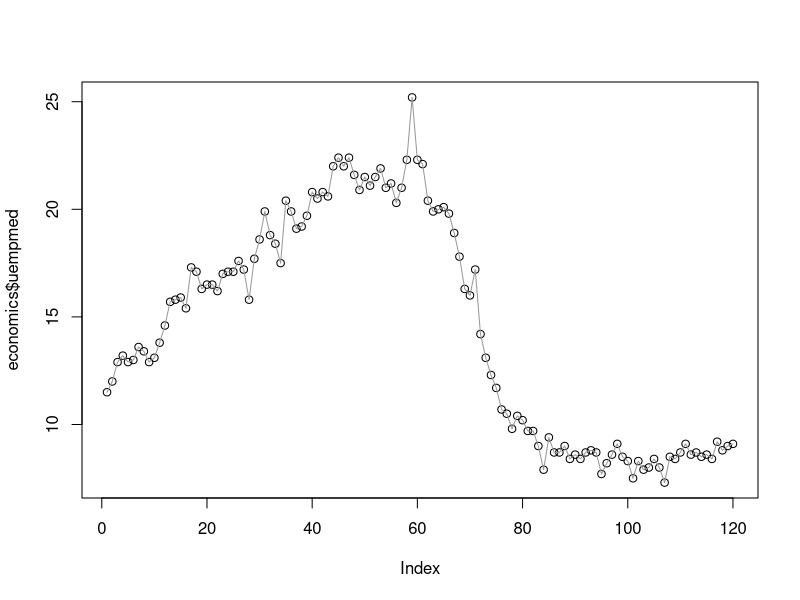
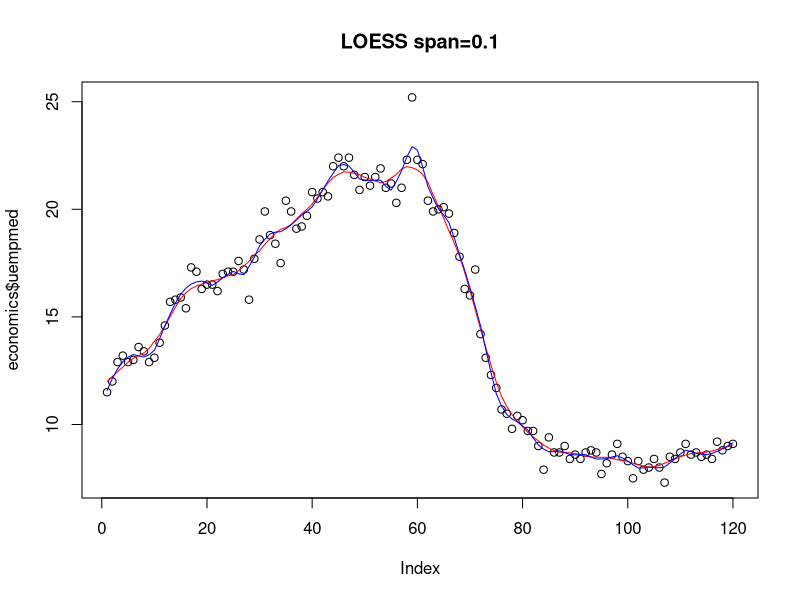
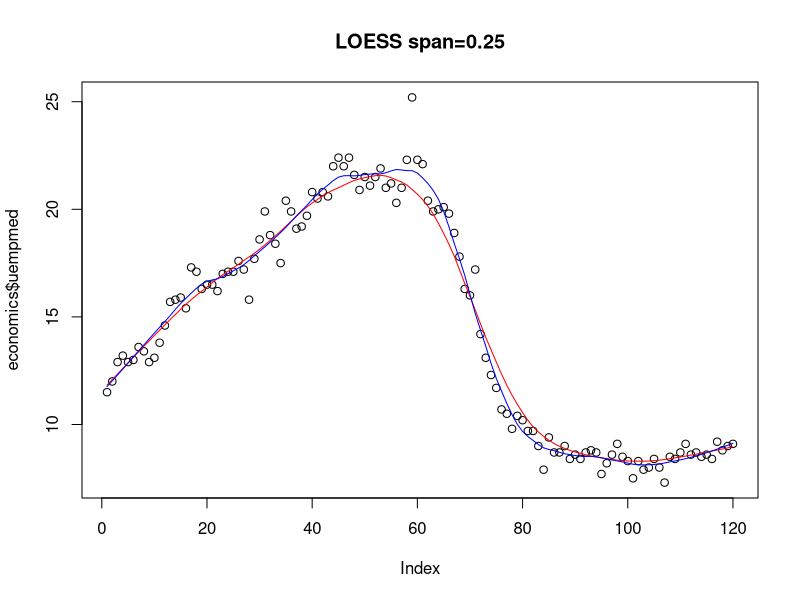
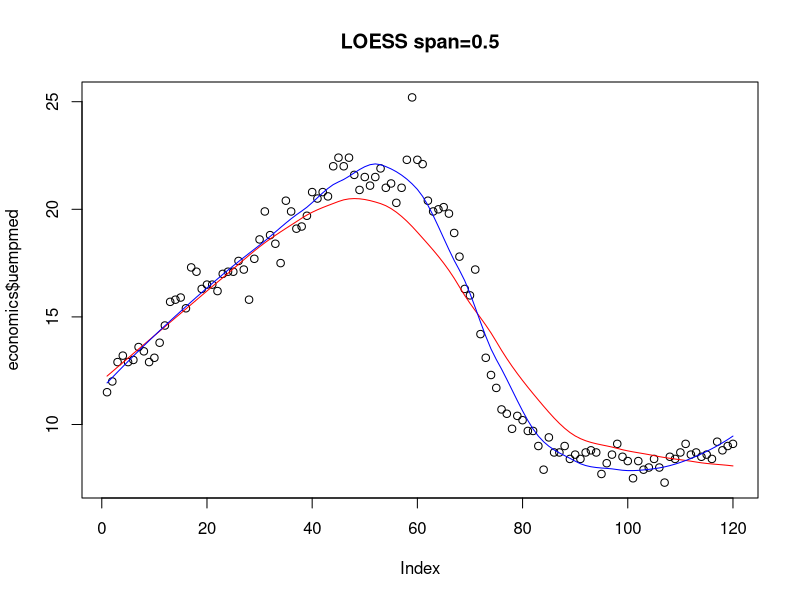
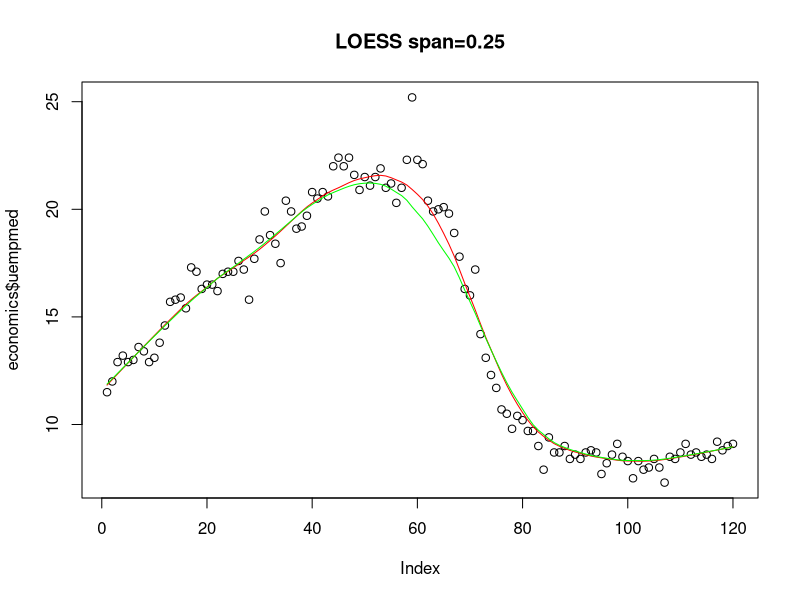
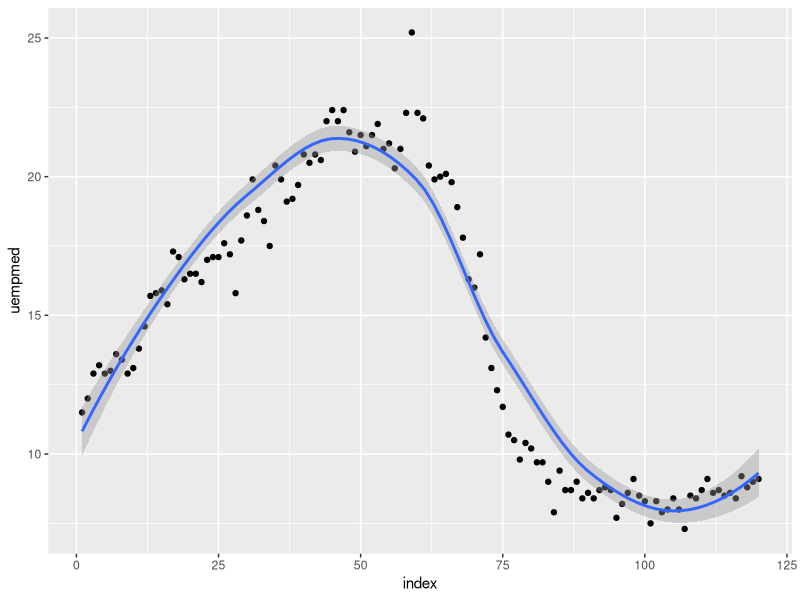
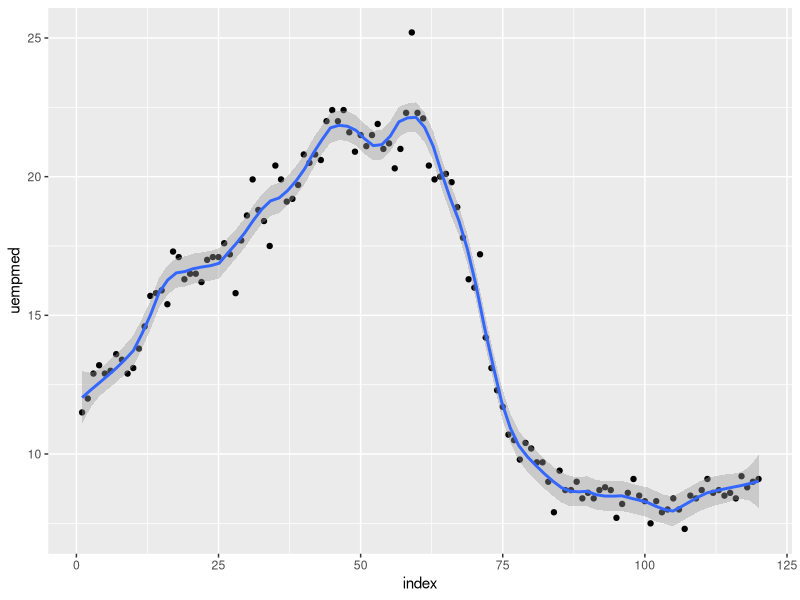
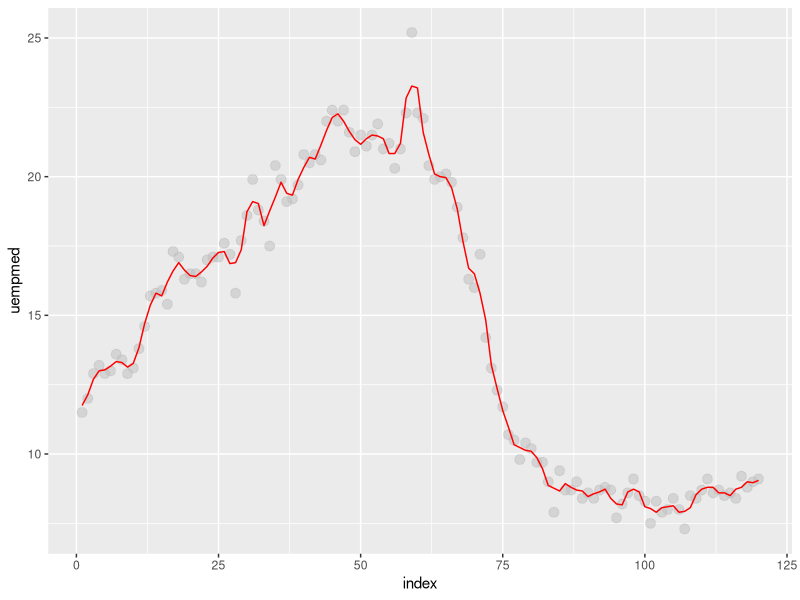

Write R code to recreate these figures, in order.
## ---- chunk 1
knitr::opts_chunk$set(echo = TRUE)
## ---- chunk 2
library(tidyverse) # for data manipulation and visualization
library(ggplot2) # for plots
## ---- chunk 3
data(economics)
help(economics)
head(economics)
dim(economics)
## ---- chunk 4
economics <- economics[dim(economics)[1]:(dim(economics)[1]-119),]
dim(economics)
plot(economics$uempmed)
lines(economics$uempmed, col='grey60')
## ---- chunk 5
economics$index <- 1:120
## ---- chunk 6
help(loess)
## ---- chunk 7
loess1_10 <- loess(uempmed ~ index, data = economics, span = 0.1, degree=1) 
loess2_10 <- loess(uempmed ~ index, data = economics, span = 0.1, degree=2) 
plot(economics$uempmed, main="LOESS span=0.1")
lines(predict(loess1_10), col='red')
lines(predict(loess2_10), col='blue')

# span=0.25
loess1_25 <- loess(uempmed ~ index, data = economics, span = 0.25, degree=1) 
loess2_25 <- loess(uempmed ~ index, data = economics, span = 0.25, degree=2) 
plot(economics$uempmed, main="LOESS span=0.25")
lines(predict(loess1_25), col='red')
lines(predict(loess2_25), col='blue')

# span=0.5
loess1_50 <- loess(uempmed ~ index, data = economics, span = 0.5, degree=1) 
loess2_50 <- loess(uempmed ~ index, data = economics, span = 0.5, degree=2) 
plot(economics$uempmed, main="LOESS span=0.5")
lines(predict(loess1_50), col='red')
lines(predict(loess2_50), col='blue')
## ---- chunk 8
# span=0.25
loess1_25sim <- loess(uempmed ~ index, data = economics, span = 0.25, degree=1, family="symmetric")
plot(economics$uempmed, main="LOESS span=0.25")
lines(predict(loess1_25), col='red')
lines(predict(loess1_25sim), col='green',)
## ---- chunk 9
economics %>% ggplot(aes(index,uempmed)) + geom_point() + geom_smooth()
## ---- chunk 10
economics %>% ggplot(aes(index,uempmed)) + geom_point() + geom_smooth(method="loess", span=0.15, methods.args = list(degree=1))
## ---- chunk 11
help(ksmooth)
## ---- chunk 12
window <- 3
box_smooth <- ksmooth(economics$index, economics$uempmed, kernel='box', bandwidth = window)
box_smooth
## ---- chunk 13
economics %>% mutate(smooth = box_smooth$y) %>% ggplot(aes(index, uempmed)) + 
  geom_point(size=3, alpha=0.5, color='grey') + geom_line(aes(index, smooth), color='red')
## ---- chunk 14
norm_smooth <- ksmooth(economics$index, economics$uempmed, kernel='normal', bandwidth = window)

economics %>% mutate(smooth = norm_smooth$y) %>% ggplot(aes(index, uempmed)) + 
  geom_point(size=3, alpha=0.5, color='grey') + geom_line(aes(index, smooth), color='red')
## ---- chunk 15
window <- 6 #6 month's time
norm_smooth <- ksmooth(economics$index, economics$uempmed, kernel='normal', bandwidth = window)

economics %>% mutate(smooth = norm_smooth$y) %>% ggplot(aes(index, uempmed)) + 
  geom_point(size=3, alpha=0.5, color='grey') + geom_line(aes(index, smooth), color='red')

## ---- chunk 16
set.seed(1234)
df <- data.frame(
  sex=factor(rep(c("F", "M"), each=200)),
  weight=round(c(rnorm(200, mean=55, sd=5),
                 rnorm(200, mean=65, sd=5)))
)
head(df)
## ---- chunk 17
ggplot(df, aes(x=weight)) + 
  geom_histogram(aes(y=..density..), colour="black", fill="white")+
  geom_density(alpha=.2, fill="#FF6666") 
## ---- chunk 18
ggplot(df, aes(x=weight)) + 
  geom_histogram(aes(y=..density..), colour="black", fill="white")+
  geom_density(alpha=.2, fill="#FF6666", adjust=1/2) 

ggplot(df, aes(x=weight)) + 
  geom_histogram(aes(y=..density..), colour="black", fill="white")+
  geom_density(alpha=.2, fill="#FF6666", adjust=2) 
